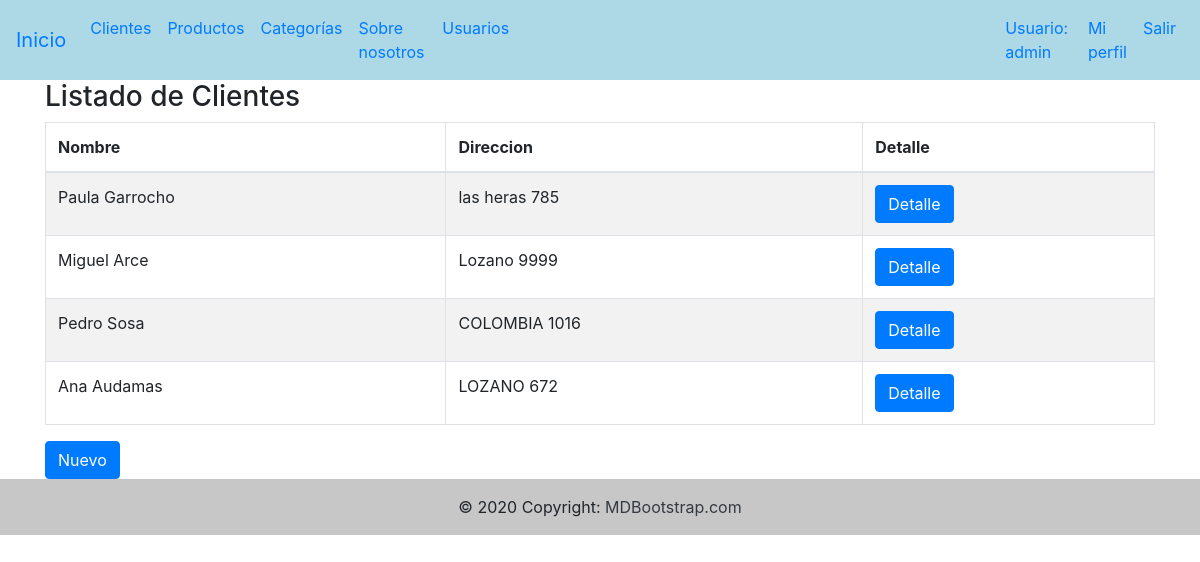
Page /cliente/lista_clientes/ (signed in) on the earlier database version.
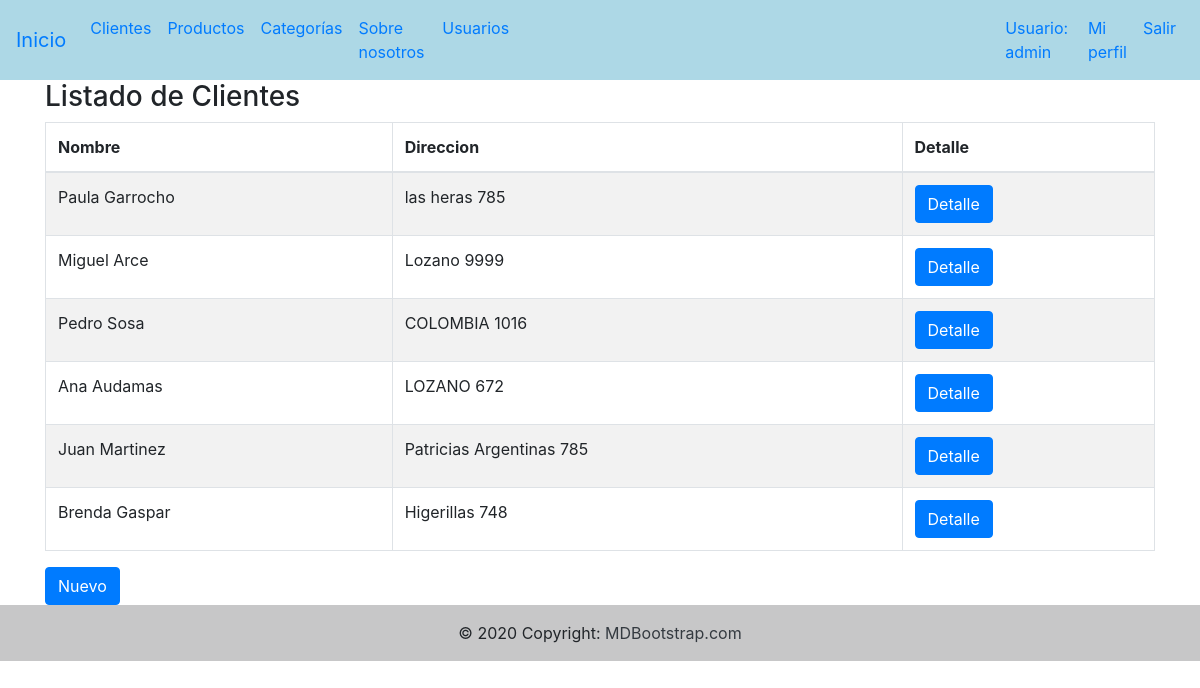
Same page on the later database version.
### cliente/models.py (models this page shows, shortened)
class Cliente(models.Model):
    nombre=models.CharField(max_length=50)
    direccion=models.CharField(max_length=50)
    telefono=models.CharField(max_length=15)
    email=models.EmailField()
    class Meta:
        verbose_name="Cliente"
        verbose_name_plural="Clientes"

### cliente/views.py (the view)
# urls.py: path('lista_clientes/', views.lista_clientes, name="lista_clientes"),
@login_required
def lista_clientes(request):
    clientes=Cliente.objects.all()
    return render(request, "cliente/list_cliente.html",{"clientes": clientes})

### templates/cliente/list_cliente.html (shortened to what this page needs)
{% extends 'base.html' %}
{% block contenido %}
    <div class="container">
        <h3>Listado de Clientes</h3>
        <table id="example" class="table table-striped table-bordered" style="width:100%">
            <thead>
                <tr>
                    <th>Nombre</th>
                    <th>Direccion</th>
                    <th>Detalle</th>
                </tr>
            </thead>
            <tbody>
                {% for cliente in clientes %}
                <tr>
                    <td>{{cliente.nombre}}</td>
                    <td>{{cliente.direccion}}</td>
                    <td><a href="/cliente/detalle_cliente/{{cliente.id}}/" class="btn btn-primary">Detalle</a></td>
                </tr>
                {% endfor %}
            </tbody>
        </table>
    </div>
    <div class="container">
        <a href="/cliente/nuevo_cliente/" class="btn btn-primary">Nuevo</a>
    </div>
{% endblock %}

### templates/base.html (shortened to what this page needs)
<!DOCTYPE html>
<html lang="en">
<head>
    <link rel="stylesheet" href="https://cdn.jsdelivr.net/npm/bootstrap@4.6.1/dist/css/bootstrap.min.css"
>
</head>
<body>
    <nav class="navbar navbar-expand-lg navbar " style="background: lightblue;">
        <a class="navbar-brand" href="/">Inicio</a>
        <div class="collapse navbar-collapse" id="navbarSupportedContent">
            <ul class="navbar-nav mr-auto">
                <li class="nav-item active">
                    <a class="nav-link" href="/cliente/lista_clientes/">Clientes </a>
                </li>
                <li class="nav-item">
                    <a class="nav-link" href="/producto/lista_productos/">Productos</a>
                </li>
                <li class="nav-item">
                    <a class="nav-link" href="/categoria/categoria/">Categorías</a>
                </li>
                <li class="nav-item">
                    <a class="nav-link" href="/nosotros/">Sobre nosotros</a>
                </li>
                {% if request.user.is_superuser %}
                <li class="nav-item" style="margin-right: 30rem">
                    <a class="nav-link" href="/usuario/lista_usuarios/">Usuarios</a>
                </li>
                {% else %}
                <li class="nav-item" style="margin-right: 30rem">
                    <a class="nav-link" ></a>
                </li>
                {% endif %}
                {% if request.user.is_authenticated %}
                <li class="nav-item" >
                    <a class="nav-link">Usuario: {{user.username}}</a>
               </li>
                {% if request.user.perfil.id %}
                <li class="nav-item">
                     <a class="nav-link" href="/usuario/detalle_usuario/{{request.user.perfil.id}}">Mi perfil</a>
                </li>
                {% endif %}
                <li class="nav-item active">
                    <a class="nav-link" href="/usuario/salir/">Salir</a>
                </li>
                {% endif %}
            </ul>
        </div>
    </nav>
    {% block contenido %}
    {% endblock %}
    <footer class="bg-light text-center text-lg-start">
        <div class="text-center p-3" style="background-color: rgba(0, 0, 0, 0.2);">
            © 2020 Copyright:
            <a class="text-dark" href="https://mdbootstrap.com/">MDBootstrap.com</a>
        </div>
    </footer>
</body>
</html>

Differences in the rows shown:
added Cliente: nombre "Juan Martinez", direccion "Patricias Argentinas 785"
added Cliente: nombre "Brenda Gaspar", direccion "Higerillas 748"
